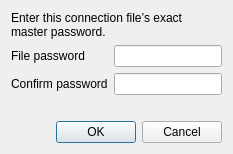
<?xml version="1.0" encoding="UTF-8"?>
<ui version="4.0">
 <class>FilePasswordDialog</class>
 <widget class="QDialog" name="FilePasswordDialog">
  <property name="windowTitle"><string>Connection file password</string></property>
  <layout class="QFormLayout" name="formLayout">
   <item row="0" column="0" colspan="2"><widget class="QLabel" name="hintLabel"><property name="text"><string>Enter this connection file’s exact master password.</string></property><property name="wordWrap"><bool>true</bool></property><property name="textFormat"><enum>Qt::PlainText</enum></property></widget></item>
   <item row="1" column="0"><widget class="QLabel" name="passphraseLabel"><property name="text"><string>File password</string></property></widget></item>
   <item row="1" column="1"><widget class="QLineEdit" name="masterEdit"><property name="echoMode"><enum>QLineEdit::Password</enum></property><property name="maxLength"><number>4097</number></property></widget></item>
   <item row="2" column="0"><widget class="QLabel" name="confirmLabel"><property name="text"><string>Confirm password</string></property></widget></item>
   <item row="2" column="1"><widget class="QLineEdit" name="masterConfirmEdit"><property name="echoMode"><enum>QLineEdit::Password</enum></property><property name="maxLength"><number>4097</number></property></widget></item>
   <item row="3" column="0" colspan="2"><widget class="QLabel" name="errorLabel"><property name="text"><string/></property><property name="wordWrap"><bool>true</bool></property><property name="textFormat"><enum>Qt::PlainText</enum></property></widget></item>
   <item row="4" column="0" colspan="2"><widget class="QDialogButtonBox" name="buttonBox"><property name="standardButtons"><set>QDialogButtonBox::Cancel|QDialogButtonBox::Ok</set></property></widget></item>
  </layout>
 </widget>
 <resources/>
 <connections/>
</ui>
